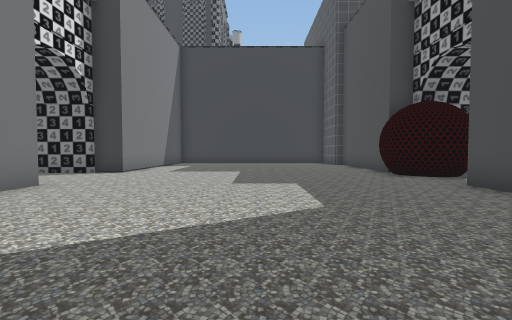
[1] (above)

24 first-person views from a walk through a 3-D level made in the Unity game engine. The camera is 1.4 m above the floor, tilts 2° down and sees 90° across. The floor is counted in squares, 2 m on a side. Each view is taken from the middle of a square. On the plan, view 1 faces up. The plan holds only what a view shows up to about 9 squares ahead; the rest is blank. The place goes on beyond the plan. Some surface patterns are stand-ins.

[2]
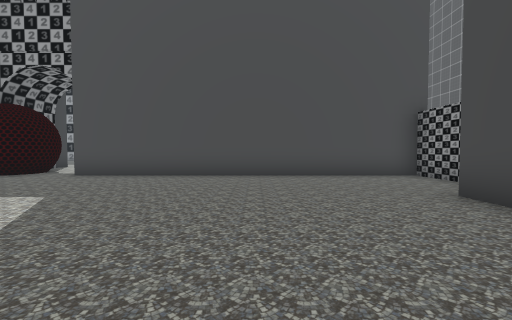

[3]
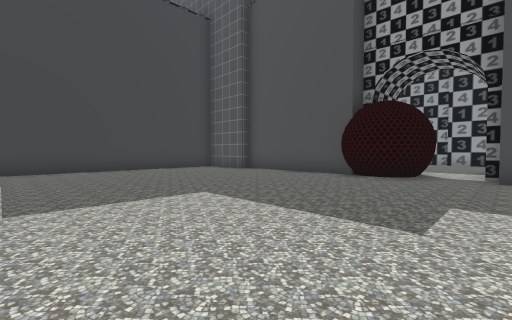

[4]
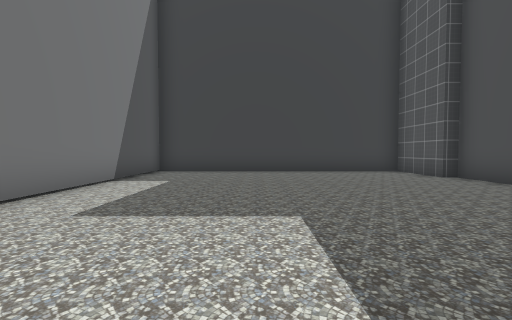

[5]
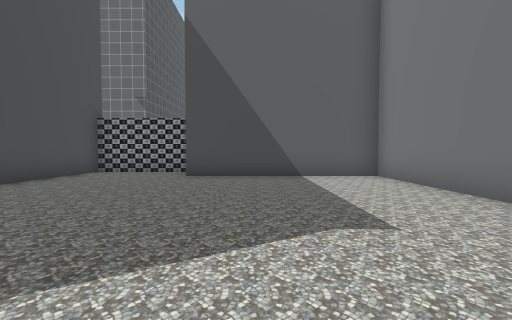

[6]
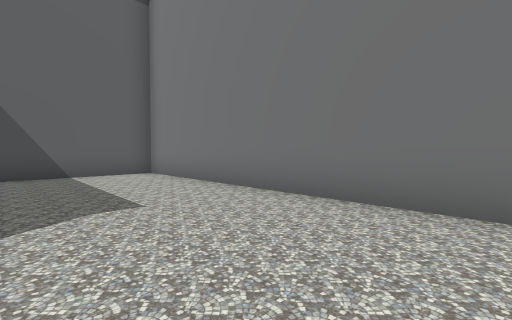

[7]
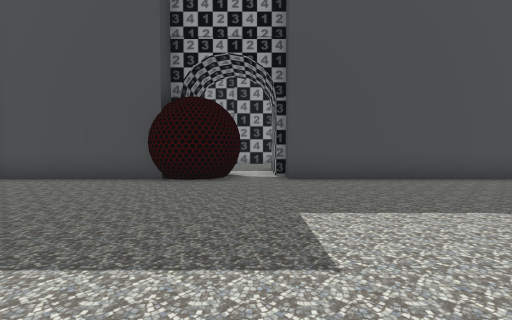

[8]
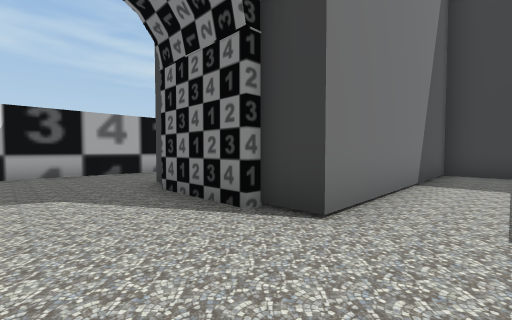

[9]
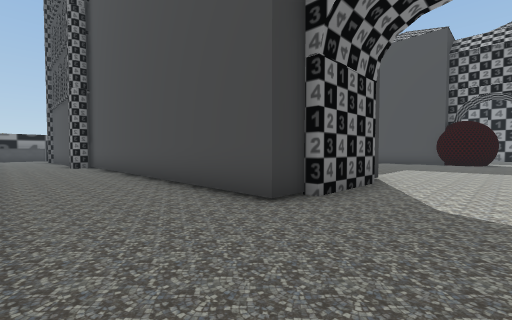

[10]
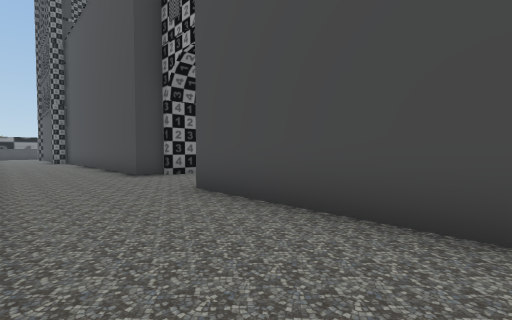

[11]
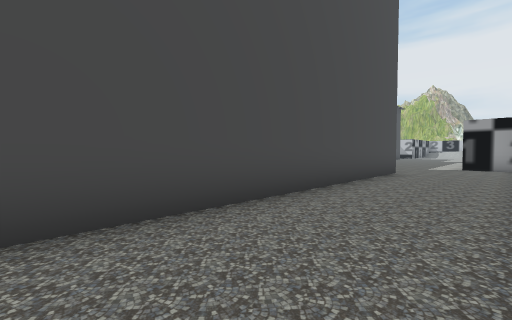

[12]
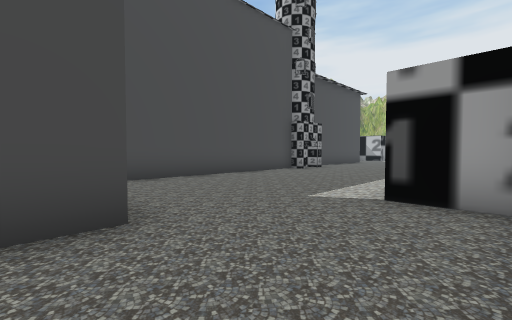

[13]
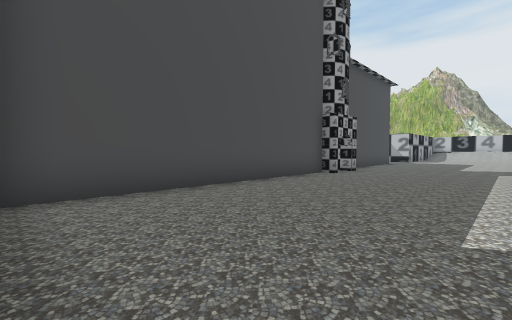

[14]
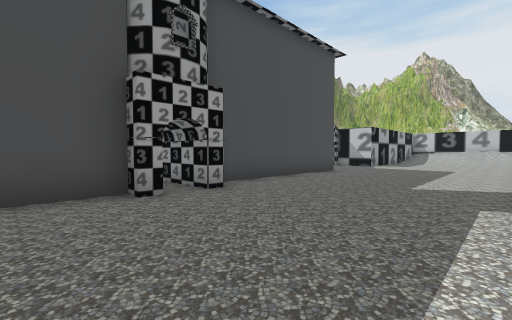

[15]
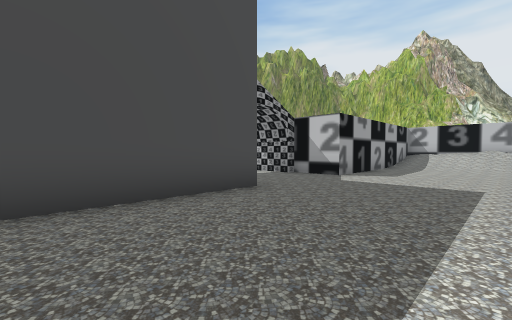

[16]
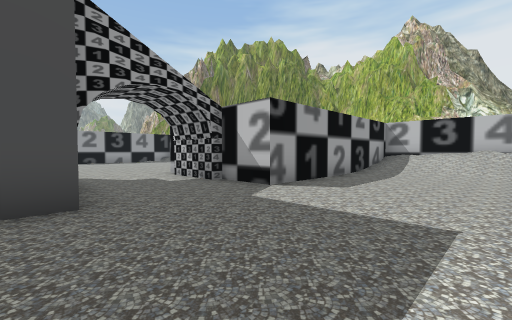

[17]
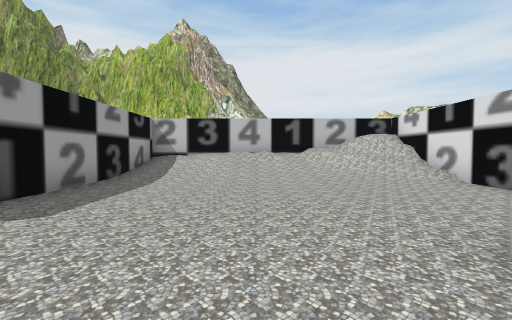

[18]
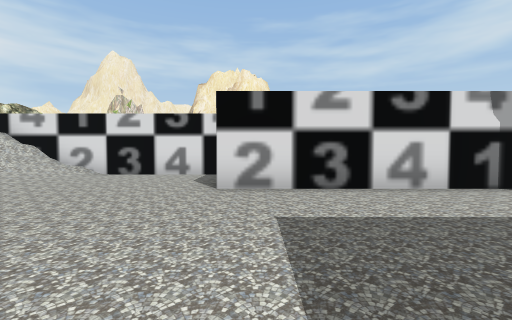

[19]
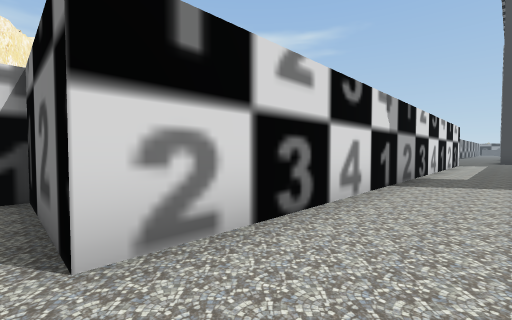

[20]
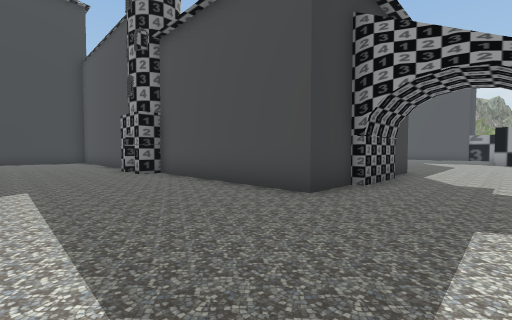

[21]
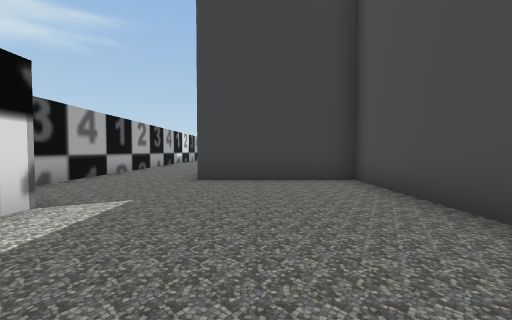

[22]
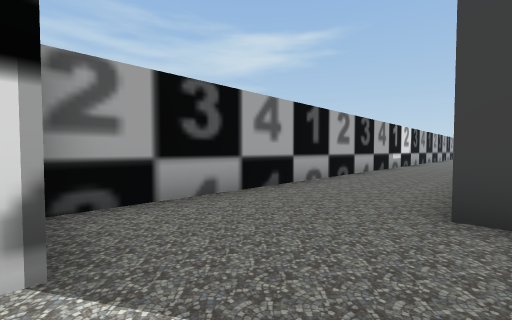

[23]
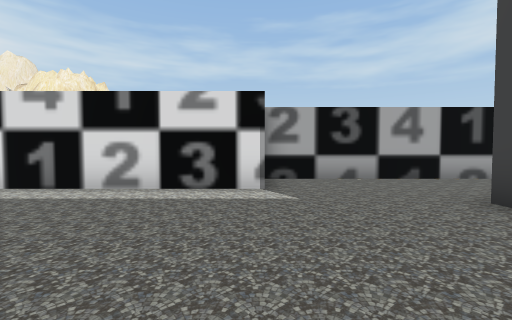

[24]
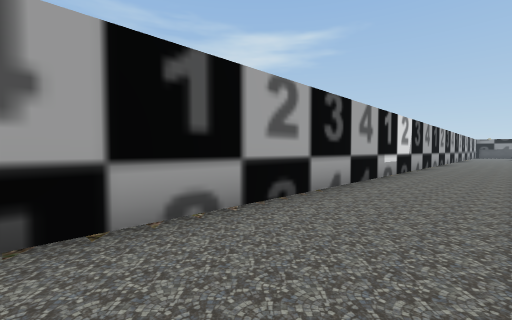

### Floor plan
Key: @ floor where view 1 was taken; # wall or solid block; x gap in a wall; . floor; / step, stairs or slope; = window, fence, low wall or low ledge; ^ raised ledge.
Columns run from 13 left of view 1 to 8 right of it. Each row starts with its distance up from view 1.
 16   ...#
 15   ...#  ##########
 14   ...#  #........#
 13   ...#  #........##
 12   ...#  #.........#
 11   ...#  #.........#
 10  #...#  #.........#
  9  #...####.........#
  8  #....##.........##
  7  #...............###..
  6  #....................
  5  #...#  #.........###
  4  #...#  #.........#
  3  #...#  #.........#
  2  #...#  #.........#
  1  #...#  #.........#
  0  #...#  #....@....#
 -1  #...#  #.........#
 -2  #...#  #.........#
 -3  #...#  #.........#
 -4  #...##########..##
 -5  #.......#    ####
 -6  #.......#
 -7  #.......#
 -8  ###.....#
 -9    #.....#
-10    #.....#
-11    #.....#
-12    #....##
-13    #....x.
-14    #....###
-15    #.....#
-16    #.....#
-17    #.....#
-18    #.....#
-19    #.....######
-20    #.......##....
-21    #..............
-22  ###..............
-23 #........#####.
-24 #........#
-25 #........#
-26 #........#
-27 #////....#
-28 #////////#
-29 #=///////#
-30  ^########

Where each view was taken, in squares from view 1:
view 1: 0 up, 0 right, facing up
view 2: 0 up, 3 left, facing right
view 3: 5 up, 3 left, facing up-right
view 4: 6 up, 1 left, facing up
view 5: 4 up, 1 left, facing down
view 6: 5 up, 1 left, facing down-left
view 7: 6 up, 2 left, facing right
view 8: 6 up, 3 left, facing up-left
view 9: 6 up, 11 left, facing up-right
view 10: 1 up, 11 left, facing up-right
view 11: 4 up, 11 left, facing down-right
view 12: 4 down, 11 left, facing down-right
view 13: 5 down, 9 left, facing down-right
view 14: 11 down, 9 left, facing down-right
view 15: 16 down, 8 left, facing down-right
view 16: 19 down, 8 left, facing down-right
view 17: 21 down, 8 left, facing down
view 18: 22 down, 5 left, facing left
view 19: 23 down, 8 left, facing up-left
view 20: 22 down, 8 left, facing up-right
view 21: 11 down, 7 left, facing up
view 22: 8 down, 8 left, facing up-left
view 23: 8 down, 5 left, facing left
view 24: 4 down, 9 left, facing up-left
